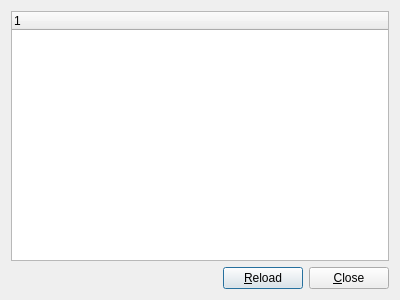
<?xml version="1.0" encoding="UTF-8"?>
<ui version="4.0">
 <class>withdraw_deposit_history</class>
 <widget class="QDialog" name="withdraw_deposit_history">
  <property name="geometry">
   <rect>
    <x>0</x>
    <y>0</y>
    <width>400</width>
    <height>300</height>
   </rect>
  </property>
  <property name="windowTitle">
   <string>Dialog</string>
  </property>
  <layout class="QGridLayout" name="gridLayout">
   <item row="0" column="0">
    <layout class="QVBoxLayout" name="verticalLayout">
     <item>
      <widget class="QTreeWidget" name="view">
       <column>
        <property name="text">
         <string notr="true">1</string>
        </property>
       </column>
      </widget>
     </item>
     <item>
      <layout class="QHBoxLayout" name="horizontalLayout">
       <item>
        <spacer name="horizontalSpacer">
         <property name="orientation">
          <enum>Qt::Horizontal</enum>
         </property>
         <property name="sizeHint" stdset="0">
          <size>
           <width>40</width>
           <height>20</height>
          </size>
         </property>
        </spacer>
       </item>
       <item>
        <widget class="QPushButton" name="reload">
         <property name="text">
          <string>&amp;Reload</string>
         </property>
        </widget>
       </item>
       <item>
        <widget class="QPushButton" name="close">
         <property name="text">
          <string>&amp;Close</string>
         </property>
        </widget>
       </item>
      </layout>
     </item>
    </layout>
   </item>
  </layout>
 </widget>
 <resources/>
 <connections/>
</ui>
